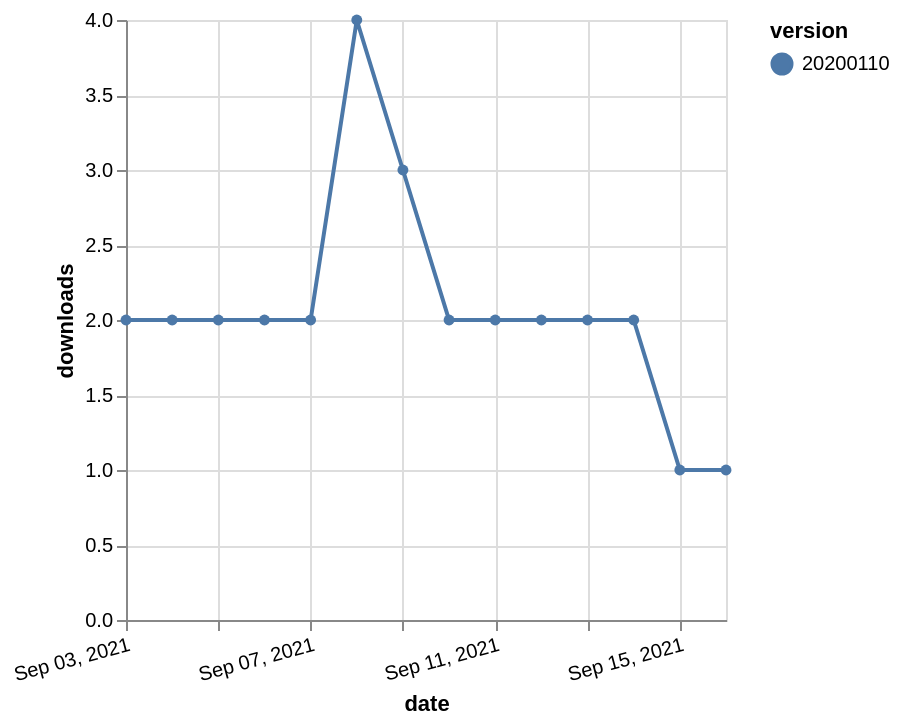

Express this chart as Vega-Lite.
### Vega-Lite specification from a JSON file in a GitHub repository (floating-point values rounded to 4 significant figures)
{"$schema": "https://vega.github.io/schema/vega-lite/v5.json", "description": "A simple bar chart with embedded data.", "data": {"values": [{"date": "2021-09-03", "total": 664, "delta": 2, "version": "20200110"}, {"date": "2021-09-04", "total": 666, "delta": 2, "version": "20200110"}, {"date": "2021-09-05", "total": 668, "delta": 2, "version": "20200110"}, {"date": "2021-09-06", "total": 670, "delta": 2, "version": "20200110"}, {"date": "2021-09-07", "total": 672, "delta": 2, "version": "20200110"}, {"date": "2021-09-08", "total": 676, "delta": 4, "version": "20200110"}, {"date": "2021-09-09", "total": 679, "delta": 3, "version": "20200110"}, {"date": "2021-09-10", "total": 681, "delta": 2, "version": "20200110"}, {"date": "2021-09-11", "total": 683, "delta": 2, "version": "20200110"}, {"date": "2021-09-12", "total": 685, "delta": 2, "version": "20200110"}, {"date": "2021-09-13", "total": 687, "delta": 2, "version": "20200110"}, {"date": "2021-09-14", "total": 689, "delta": 2, "version": "20200110"}, {"date": "2021-09-15", "total": 690, "delta": 1, "version": "20200110"}, {"date": "2021-09-16", "total": 691, "delta": 1, "version": "20200110"}]}, "width": "container", "mark": {"type": "line", "point": {"filled": true}}, "encoding": {"x": {"field": "date", "type": "temporal", "timeUnit": "yearmonthdate", "title": "date", "axis": {"labelAngle": -15}}, "y": {"field": "delta", "type": "quantitative", "title": "downloads"}, "color": {"field": "version", "type": "nominal"}, "tooltip": {"field": "delta"}}}
